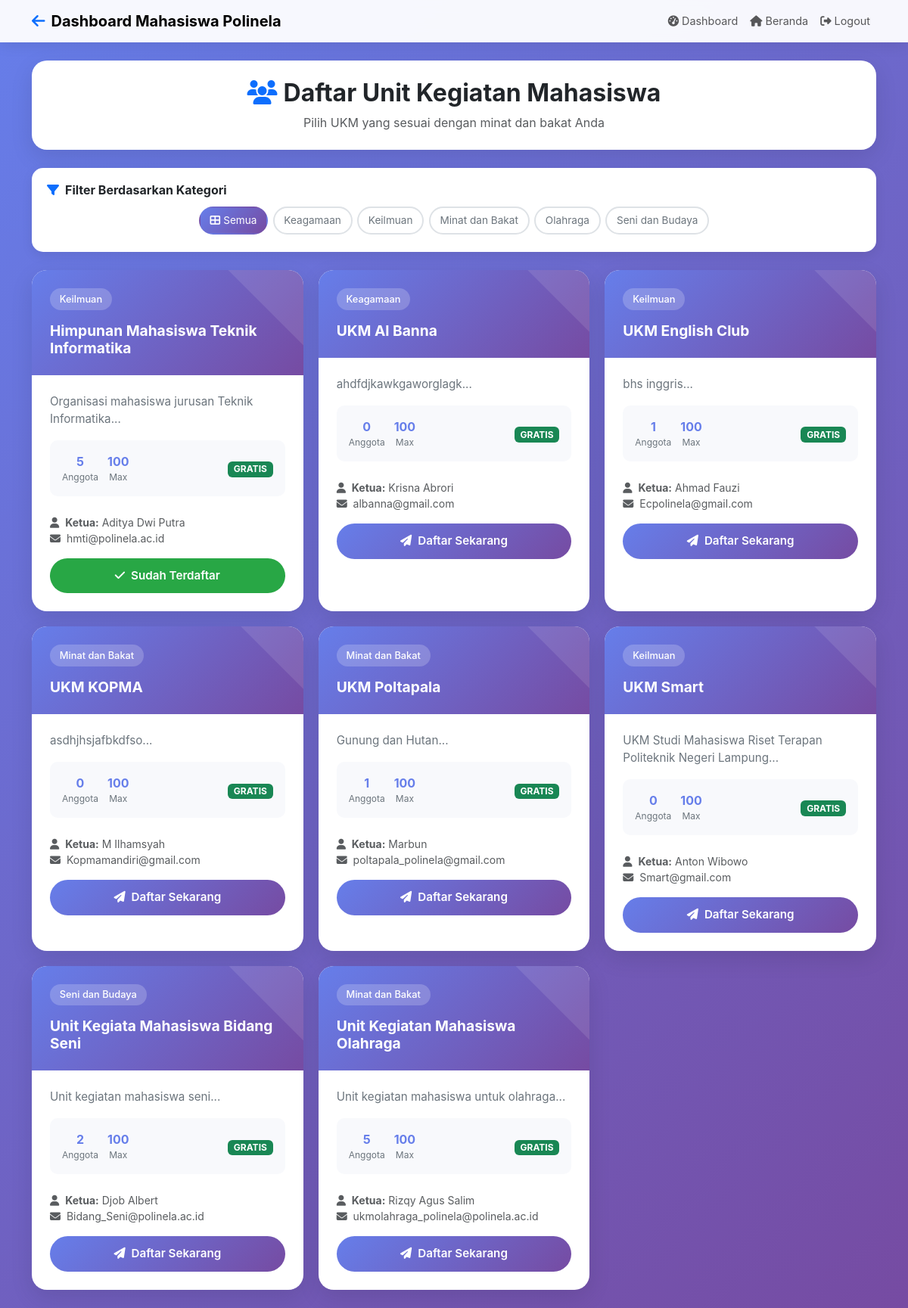
Page /mahasiswa/daftar_ukm.php (signed in) on the committed database.
### tables this page shows
CREATE TABLE `kategori_ukm` (
  `id` int(11) NOT NULL,
  `nama_kategori` varchar(100) NOT NULL,
  `deskripsi` text DEFAULT NULL,
  `created_at` timestamp NOT NULL DEFAULT current_timestamp()
);

CREATE TABLE `ukm` (
  `id` int(11) NOT NULL,
  `nama_ukm` varchar(100) NOT NULL,
  `deskripsi` text DEFAULT NULL,
  `tahun_berdiri` date DEFAULT NULL,
  `kategori_id` int(11) DEFAULT NULL,
  `logo` varchar(255) DEFAULT NULL,
  `ketua_umum` varchar(100) DEFAULT NULL,
  `email` varchar(100) DEFAULT NULL,
  `no_telepon` varchar(20) DEFAULT NULL,
  `alamat_sekretariat` text DEFAULT NULL,
  `visi` text DEFAULT NULL,
  `misi` text DEFAULT NULL,
  `program_kerja` text DEFAULT NULL,
  `syarat_pendaftaran` text DEFAULT NULL,
  `status` enum('aktif','nonaktif') DEFAULT 'aktif',
  `max_anggota` int(11) DEFAULT 100,
  `biaya_pendaftaran` decimal(10,2) DEFAULT 0.00,
  `created_at` timestamp NOT NULL DEFAULT current_timestamp(),
  `updated_at` datetime DEFAULT NULL,
  `kontak` varchar(50) DEFAULT NULL,
  `admin_id` int(11) NOT NULL
);

### mahasiswa/daftar_ukm.php (the view, shortened to what this page needs)
<?php
$database = new Database();
$db = $database->getConnection();
$mahasiswa_id = $_SESSION['user_id'];
try {
    $query = "SELECT u.*, k.nama_kategori,
                     COUNT(p.id) as total_pendaftar,
                     CASE WHEN p_user.id IS NOT NULL THEN 1 ELSE 0 END as sudah_daftar
              FROM ukm u
              LEFT JOIN kategori_ukm k ON u.kategori_id = k.id
              LEFT JOIN pendaftaran p ON u.id = p.ukm_id
              LEFT JOIN pendaftaran p_user ON u.id = p_user.ukm_id AND p_user.mahasiswa_id = ?
              WHERE u.status = 'aktif'
              GROUP BY u.id, u.nama_ukm, k.nama_kategori, p_user.id
              ORDER BY u.nama_ukm";
    $stmt = $db->prepare($query);
    $stmt->execute([$mahasiswa_id]);
    $ukm_list = $stmt->fetchAll(PDO::FETCH_ASSOC);
    $query = "SELECT * FROM kategori_ukm ORDER BY nama_kategori";
    $stmt = $db->prepare($query);
    $stmt->execute();
    $kategori_list = $stmt->fetchAll(PDO::FETCH_ASSOC);
} catch (PDOException $e) {
    $ukm_list = [];
    $kategori_list = [];
    error_log("Error getting UKM list: " . $e->getMessage());
}
$filter_kategori = isset($_GET['kategori']) ? (int)$_GET['kategori'] : null;
?>
<!DOCTYPE html>
<html lang="id">
<head>
    <link href="https://cdn.jsdelivr.net/npm/bootstrap@5.3.0/dist/css/bootstrap.min.css" rel="stylesheet">
    <link href="https://cdnjs.cloudflare.com/ajax/libs/font-awesome/6.4.0/css/all.min.css" rel="stylesheet">
</head>
<body>
    <nav class="navbar navbar-expand-lg navbar-custom sticky-top">
        <div class="container">
            <a class="navbar-brand fw-bold" href="dashboard.php">
                <i class="fas fa-arrow-left me-2 text-primary"></i>Dashboard Mahasiswa Polinela
            </a>
            <div class="collapse navbar-collapse" id="navbarNav">
                <ul class="navbar-nav ms-auto">
                    <li class="nav-item">
                        <a class="nav-link" href="dashboard.php">
                            <i class="fas fa-tachometer-alt me-1"></i>Dashboard
                        </a>
                    </li>
                    <li class="nav-item">
                        <a class="nav-link" href="../index.php">
                            <i class="fas fa-home me-1"></i>Beranda
                        </a>
                    </li>
                    <li class="nav-item">
                        <a class="nav-link" href="../auth/logout.php">
                            <i class="fas fa-sign-out-alt me-1"></i>Logout
                        </a>
                    </li>
                </ul>
            </div>
        </div>
    </nav>
    <div class="main-container">
        <div class="container">
            <div class="page-header">
                <h2 class="fw-bold mb-2">
                    <i class="fas fa-users text-primary me-2"></i>Daftar Unit Kegiatan Mahasiswa
                </h2>
                <p class="text-muted mb-0">Pilih UKM yang sesuai dengan minat dan bakat Anda</p>
            </div>
            <div class="filter-section">
                <h6 class="fw-bold mb-2">
                    <i class="fas fa-filter text-primary me-2"></i>Filter Berdasarkan Kategori
                </h6>
                <div class="d-flex flex-wrap justify-content-center">
                    <a href="daftar_ukm.php" class="filter-btn <?= !$filter_kategori ? 'active' : '' ?>">
                        <i class="fas fa-th-large me-1"></i>Semua
                    </a>
                    <?php foreach ($kategori_list as $kategori): ?>
                        <a href="daftar_ukm.php?kategori=<?= $kategori['id'] ?>"
                           class="filter-btn <?= $filter_kategori == $kategori['id'] ? 'active' : '' ?>">
                            <?= htmlspecialchars($kategori['nama_kategori']) ?>
                        </a>
                    <?php endforeach; ?>
                </div>
            </div>
            <?php if (empty($ukm_list)): ?>
                <div class="empty-state">
                    <i class="fas fa-search fa-4x text-muted mb-3"></i>
                    <h5>Tidak ada UKM yang ditemukan</h5>
                    <p class="text-muted">Coba ubah filter atau kembali ke halaman utama</p>
                    <a href="daftar_ukm.php" class="btn btn-primary mt-2">
                        <i class="fas fa-refresh me-1"></i>Reset Filter
                    </a>
                </div>
            <?php else: ?>
                <div class="ukm-grid">
                    <?php foreach ($ukm_list as $ukm): ?>
                        <div class="ukm-card">
                            <div class="ukm-header">
                                <div class="category-badge">
                                    <?= htmlspecialchars($ukm['nama_kategori'] ?? 'Umum') ?>
                                </div>
                                <h5 class="ukm-title"><?= htmlspecialchars($ukm['nama_ukm']) ?></h5>
                            </div>
                            <div class="ukm-body">
                                <p class="ukm-description">
                                    <?= htmlspecialchars(substr($ukm['deskripsi'] ?? 'Tidak ada deskripsi.', 0, 120)) ?>...
                                </p>
                                <div class="ukm-meta">
                                    <div class="ukm-stats">
                                        <div class="stat-item">
                                            <div class="stat-number"><?= $ukm['total_pendaftar'] ?></div>
                                            <div class="stat-label">Anggota</div>
                                        </div>
                                        <div class="stat-item">
                                            <div class="stat-number"><?= $ukm['max_anggota'] ?? '∞' ?></div>
                                            <div class="stat-label">Max</div>
                                        </div>
                                    </div>
                                    <?php if ($ukm['biaya_pendaftaran'] > 0): ?>
                                        <div class="text-end">
                                            <div class="stat-number"><?= formatRupiah($ukm['biaya_pendaftaran']) ?></div>
                                            <div class="stat-label">Biaya</div>
                                        </div>
                                    <?php else: ?>
                                        <div class="text-end">
                                            <span class="badge bg-success">GRATIS</span>
                                        </div>
                                    <?php endif; ?>
                                </div>
                                <div class="additional-info mb-3">
                                    <?php if ($ukm['ketua_umum']): ?>
                                        <small class="text-muted d-block">
                                            <i class="fas fa-user me-1"></i>
                                            <strong>Ketua:</strong> <?= htmlspecialchars($ukm['ketua_umum']) ?>
                                        </small>
                                    <?php endif; ?>
                                    <?php if ($ukm['email']): ?>
                                        <small class="text-muted d-block">
                                            <i class="fas fa-envelope me-1"></i>
                                            <?= htmlspecialchars($ukm['email']) ?>
                                        </small>
                                    <?php endif; ?>
                                </div>
                                <?php if ($ukm['sudah_daftar']): ?>
                                    <button class="btn-sudah-daftar" disabled>
                                        <i class="fas fa-check me-2"></i>Sudah Terdaftar
                                    </button>
                                <?php else: ?>
                                    <button type="button" class="btn-daftar"
                                            onclick="openDaftarModal(<?= $ukm['id'] ?>, '<?= htmlspecialchars($ukm['nama_ukm'], ENT_QUOTES) ?>')">
                                        <i class="fas fa-paper-plane me-2"></i>Daftar Sekarang
                                    </button>
                                <?php endif; ?>
                            </div>
                        </div>
                    <?php endforeach; ?>
                </div>
            <?php endif; ?>
        </div>
    </div>
</body>
</html>

### mahasiswa/daftar_ukm.php (style rules this page uses)
body { background: linear-gradient(135deg, #667eea 0%, #764ba2 100%); font-family: 'Inter', sans-serif; min-height: 100vh; }
.navbar-custom { background: rgba(255,255,255,0.95); backdrop-filter: blur(10px); box-shadow: 0 2px 20px rgba(0,0,0,0.1); }
.main-container { padding: 1.5rem 0; }
.page-header { background: white; border-radius: 20px; box-shadow: 0 10px 30px rgba(0,0,0,0.1); padding: 1.5rem; margin-bottom: 1.5rem; text-align: center; }
.filter-section { background: white; border-radius: 15px; box-shadow: 0 5px 15px rgba(0,0,0,0.08); padding: 1.25rem; margin-bottom: 1.5rem; }
.ukm-grid { display: grid; grid-template-columns: repeat(auto-fill, minmax(300px, 1fr)); gap: 1.25rem; }
.ukm-card { background: white; border-radius: 20px; box-shadow: 0 10px 30px rgba(0,0,0,0.1); overflow: hidden; transition: all 0.3s ease; border: none; height: 100%; }
.ukm-header { background: linear-gradient(135deg, #667eea 0%, #764ba2 100%); color: white; padding: 1.5rem; position: relative; overflow: hidden; }
.ukm-header::before { content: ''; position: absolute; top: -50%; right: -50%; width: 100%; height: 100%; background: rgba(255,255,255,0.1); transform: rotate(45deg); }
.ukm-body { padding: 1.5rem; }
.category-badge { background: rgba(255,255,255,0.2); color: white; padding: 0.3rem 0.8rem; border-radius: 20px; font-size: 0.8rem; font-weight: 500; margin-bottom: 1rem; display: inline-block; }
.ukm-title { font-size: 1.2rem; font-weight: bold; color: white; margin: 0; }
.ukm-description { color: #6c757d; line-height: 1.5; margin-bottom: 1rem; font-size: 0.95rem; }
.ukm-meta { display: flex; justify-content: space-between; align-items: center; margin-bottom: 1.5rem; padding: 1rem; background: #f8f9fc; border-radius: 10px; }
.ukm-stats { display: flex; gap: 0.75rem; }
.stat-item { text-align: center; }
.stat-number { font-size: 1rem; font-weight: bold; color: #667eea; }
.stat-label { font-size: 0.75rem; color: #6c757d; }
.btn-daftar { background: linear-gradient(135deg, #667eea 0%, #764ba2 100%); color: white; border: none; padding: 0.75rem 1.5rem; border-radius: 25px; font-weight: 600; width: 100%; transition: all 0.3s ease; font-size: 0.95rem; }
.btn-sudah-daftar { background: #28a745; color: white; border: none; padding: 0.75rem 1.5rem; border-radius: 25px; font-weight: 600; width: 100%; cursor: not-allowed; font-size: 0.95rem; }
.filter-btn { margin: 0.2rem; padding: 0.4rem 0.8rem; border-radius: 20px; border: 2px solid #dee2e6; background: white; color: #6c757d; text-decoration: none; transition: all 0.3s ease; font-size: 0.85rem; }
.filter-btn:hover, .filter-btn.active { background: linear-gradient(135deg, #667eea 0%, #764ba2 100%); color: white; border-color: transparent; text-decoration: none; }
.navbar-nav .nav-link { padding: 0.5rem 1rem; font-size: 0.9rem; }

### rows in the picture
kategori_ukm: nama_kategori "Keagamaan"
kategori_ukm: nama_kategori "Keilmuan"
kategori_ukm: nama_kategori "Minat dan Bakat"
kategori_ukm: nama_kategori "Olahraga"
kategori_ukm: nama_kategori "Seni dan Budaya"
ukm: kategori.nama_kategori "Keilmuan", nama_ukm "Himpunan Mahasiswa Teknik Informatika", deskripsi "Organisasi mahasiswa jurusan Teknik Informatika", total_pendaftar "5", max_anggota "100", biaya_pendaftaran "GRATIS", ketua_umum "Aditya Dwi Putra", email "hmti@polinela.ac.id", shows "Sudah Terdaftar"
ukm: kategori.nama_kategori "Keagamaan", nama_ukm "UKM Al Banna", deskripsi "ahdfdjkawkgaworglagk", total_pendaftar "0", max_anggota "100", biaya_pendaftaran "GRATIS", ketua_umum "Krisna Abrori", email "albanna@gmail.com"
ukm: kategori.nama_kategori "Keilmuan", nama_ukm "UKM English Club", deskripsi "bhs inggris", total_pendaftar "1", max_anggota "100", biaya_pendaftaran "GRATIS", ketua_umum "Ahmad Fauzi", email "Ecpolinela@gmail.com"
ukm: kategori.nama_kategori "Minat dan Bakat", nama_ukm "UKM KOPMA", deskripsi "asdhjhsjafbkdfso", total_pendaftar "0", max_anggota "100", biaya_pendaftaran "GRATIS", ketua_umum "M Ilhamsyah", email "Kopmamandiri@gmail.com"
ukm: kategori.nama_kategori "Minat dan Bakat", nama_ukm "UKM Poltapala", deskripsi "Gunung dan Hutan", total_pendaftar "1", max_anggota "100", biaya_pendaftaran "GRATIS", ketua_umum "Marbun", email "poltapala_polinela@gmail.com"
ukm: kategori.nama_kategori "Keilmuan", nama_ukm "UKM Smart", deskripsi "UKM Studi Mahasiswa Riset Terapan Politeknik Negeri Lampung", total_pendaftar "0", max_anggota "100", biaya_pendaftaran "GRATIS", ketua_umum "Anton Wibowo", email "Smart@gmail.com"
ukm: kategori.nama_kategori "Seni dan Budaya", nama_ukm "Unit Kegiata Mahasiswa Bidang Seni", deskripsi "Unit kegiatan mahasiswa seni", total_pendaftar "2", max_anggota "100", biaya_pendaftaran "GRATIS", ketua_umum "Djob Albert", email "Bidang_Seni@polinela.ac.id"
ukm: kategori.nama_kategori "Minat dan Bakat", nama_ukm "Unit Kegiatan Mahasiswa Olahraga", deskripsi "Unit kegiatan mahasiswa untuk olahraga", total_pendaftar "5", max_anggota "100", biaya_pendaftaran "GRATIS", ketua_umum "Rizqy Agus Salim", email "ukmolahraga_polinela@polinela.ac.id"
